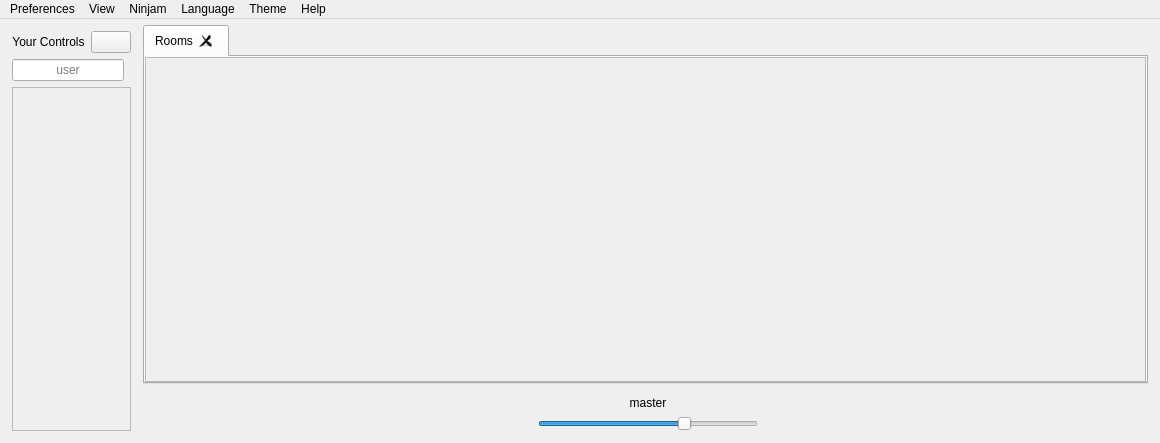
<?xml version="1.0" encoding="UTF-8"?>
<ui version="4.0">
 <class>MainFrameClass</class>
 <widget class="QMainWindow" name="MainFrameClass">
  <property name="geometry">
   <rect>
    <x>0</x>
    <y>0</y>
    <width>1160</width>
    <height>443</height>
   </rect>
  </property>
  <property name="windowTitle">
   <string notr="true">Jamtaba</string>
  </property>
  <widget class="QWidget" name="centralWidget">
   <layout class="QGridLayout" name="gridLayout" columnstretch="0,1,0">
    <property name="sizeConstraint">
     <enum>QLayout::SetDefaultConstraint</enum>
    </property>
    <property name="leftMargin">
     <number>6</number>
    </property>
    <property name="topMargin">
     <number>6</number>
    </property>
    <property name="rightMargin">
     <number>6</number>
    </property>
    <property name="bottomMargin">
     <number>6</number>
    </property>
    <property name="spacing">
     <number>6</number>
    </property>
    <item row="0" column="0" rowspan="2">
     <widget class="QWidget" name="leftPanel" native="true">
      <property name="sizePolicy">
       <sizepolicy hsizetype="Maximum" vsizetype="Preferred">
        <horstretch>0</horstretch>
        <verstretch>0</verstretch>
       </sizepolicy>
      </property>
      <layout class="QVBoxLayout" name="verticalLayout_2">
       <property name="spacing">
        <number>6</number>
       </property>
       <property name="leftMargin">
        <number>6</number>
       </property>
       <property name="topMargin">
        <number>6</number>
       </property>
       <property name="rightMargin">
        <number>6</number>
       </property>
       <property name="bottomMargin">
        <number>6</number>
       </property>
       <item>
        <layout class="QHBoxLayout" name="topLayout">
         <item>
          <widget class="QLabel" name="labelYourControls">
           <property name="sizePolicy">
            <sizepolicy hsizetype="Preferred" vsizetype="Preferred">
             <horstretch>1</horstretch>
             <verstretch>0</verstretch>
            </sizepolicy>
           </property>
           <property name="text">
            <string>Your Controls</string>
           </property>
           <property name="alignment">
            <set>Qt::AlignCenter</set>
           </property>
          </widget>
         </item>
         <item>
          <widget class="QPushButton" name="localControlsCollapseButton">
           <property name="toolTip">
            <string>collapse/expand your controls ...</string>
           </property>
           <property name="accessibleName">
            <string>Local controls collapse button</string>
           </property>
           <property name="accessibleDescription">
            <string>Collapse or expand your local controls</string>
           </property>
           <property name="text">
            <string/>
           </property>
           <property name="checkable">
            <bool>true</bool>
           </property>
          </widget>
         </item>
        </layout>
       </item>
       <item>
        <widget class="QFrame" name="userNamePanel">
         <layout class="QHBoxLayout" name="horizontalLayout">
          <property name="spacing">
           <number>0</number>
          </property>
          <property name="leftMargin">
           <number>0</number>
          </property>
          <property name="topMargin">
           <number>0</number>
          </property>
          <property name="rightMargin">
           <number>0</number>
          </property>
          <property name="bottomMargin">
           <number>0</number>
          </property>
          <item>
           <widget class="UserNameLineEdit" name="userNameLineEdit">
            <property name="sizePolicy">
             <sizepolicy hsizetype="Preferred" vsizetype="Preferred">
              <horstretch>1</horstretch>
              <verstretch>0</verstretch>
             </sizepolicy>
            </property>
            <property name="accessibleName">
             <string>User name field</string>
            </property>
            <property name="accessibleDescription">
             <string>Type your user name here</string>
            </property>
            <property name="text">
             <string notr="true"/>
            </property>
            <property name="alignment">
             <set>Qt::AlignCenter</set>
            </property>
            <property name="placeholderText">
             <string>user</string>
            </property>
           </widget>
          </item>
          <item>
           <widget class="QLabel" name="labelUserNameIcon">
            <property name="text">
             <string notr="true"/>
            </property>
            <property name="pixmap">
             <pixmap resource="../../resources/jamtaba.qrc">:/images/pencil.png</pixmap>
            </property>
           </widget>
          </item>
         </layout>
        </widget>
       </item>
       <item>
        <widget class="QScrollArea" name="scrollArea">
         <property name="sizePolicy">
          <sizepolicy hsizetype="MinimumExpanding" vsizetype="MinimumExpanding">
           <horstretch>0</horstretch>
           <verstretch>1</verstretch>
          </sizepolicy>
         </property>
         <property name="verticalScrollBarPolicy">
          <enum>Qt::ScrollBarAlwaysOff</enum>
         </property>
         <property name="widgetResizable">
          <bool>true</bool>
         </property>
         <widget class="QWidget" name="localTracksWidget">
          <property name="geometry">
           <rect>
            <x>0</x>
            <y>0</y>
            <width>16</width>
            <height>339</height>
           </rect>
          </property>
          <property name="sizePolicy">
           <sizepolicy hsizetype="Maximum" vsizetype="Preferred">
            <horstretch>0</horstretch>
            <verstretch>1</verstretch>
           </sizepolicy>
          </property>
          <layout class="QHBoxLayout" name="localTracksLayout">
           <property name="spacing">
            <number>3</number>
           </property>
           <property name="leftMargin">
            <number>0</number>
           </property>
           <property name="topMargin">
            <number>0</number>
           </property>
           <property name="rightMargin">
            <number>0</number>
           </property>
           <property name="bottomMargin">
            <number>0</number>
           </property>
          </layout>
         </widget>
        </widget>
       </item>
      </layout>
     </widget>
    </item>
    <item row="0" column="1">
     <widget class="QTabWidget" name="contentTabWidget">
      <property name="sizePolicy">
       <sizepolicy hsizetype="Expanding" vsizetype="Expanding">
        <horstretch>1</horstretch>
        <verstretch>1</verstretch>
       </sizepolicy>
      </property>
      <property name="focusPolicy">
       <enum>Qt::NoFocus</enum>
      </property>
      <property name="tabPosition">
       <enum>QTabWidget::North</enum>
      </property>
      <property name="tabShape">
       <enum>QTabWidget::Rounded</enum>
      </property>
      <property name="currentIndex">
       <number>0</number>
      </property>
      <property name="elideMode">
       <enum>Qt::ElideLeft</enum>
      </property>
      <property name="documentMode">
       <bool>false</bool>
      </property>
      <property name="tabsClosable">
       <bool>true</bool>
      </property>
      <widget class="QWidget" name="tab">
       <attribute name="title">
        <string>Rooms</string>
       </attribute>
       <layout class="QVBoxLayout" name="tabLayout">
        <property name="spacing">
         <number>0</number>
        </property>
        <property name="leftMargin">
         <number>0</number>
        </property>
        <property name="topMargin">
         <number>0</number>
        </property>
        <property name="rightMargin">
         <number>0</number>
        </property>
        <property name="bottomMargin">
         <number>0</number>
        </property>
        <item>
         <widget class="QScrollArea" name="allRoomsScroll">
          <property name="styleSheet">
           <string notr="true"/>
          </property>
          <property name="verticalScrollBarPolicy">
           <enum>Qt::ScrollBarAsNeeded</enum>
          </property>
          <property name="horizontalScrollBarPolicy">
           <enum>Qt::ScrollBarAsNeeded</enum>
          </property>
          <property name="widgetResizable">
           <bool>true</bool>
          </property>
          <widget class="QWidget" name="allRoomsContent">
           <property name="geometry">
            <rect>
             <x>0</x>
             <y>0</y>
             <width>960</width>
             <height>323</height>
            </rect>
           </property>
          </widget>
         </widget>
        </item>
       </layout>
      </widget>
     </widget>
    </item>
    <item row="1" column="1" colspan="2">
     <widget class="QWidget" name="bottomPanel" native="true">
      <layout class="QGridLayout" name="bottomPanelLayout">
       <property name="sizeConstraint">
        <enum>QLayout::SetDefaultConstraint</enum>
       </property>
       <property name="leftMargin">
        <number>6</number>
       </property>
       <property name="topMargin">
        <number>6</number>
       </property>
       <property name="rightMargin">
        <number>6</number>
       </property>
       <property name="bottomMargin">
        <number>6</number>
       </property>
       <property name="horizontalSpacing">
        <number>24</number>
       </property>
       <property name="verticalSpacing">
        <number>6</number>
       </property>
       <item row="0" column="0">
        <widget class="QFrame" name="masterControlsPanel">
         <property name="sizePolicy">
          <sizepolicy hsizetype="Fixed" vsizetype="Maximum">
           <horstretch>0</horstretch>
           <verstretch>0</verstretch>
          </sizepolicy>
         </property>
         <property name="minimumSize">
          <size>
           <width>180</width>
           <height>0</height>
          </size>
         </property>
         <property name="maximumSize">
          <size>
           <width>220</width>
           <height>16777215</height>
          </size>
         </property>
         <layout class="QVBoxLayout" name="masterControlsLayout" stretch="0,0">
          <property name="spacing">
           <number>6</number>
          </property>
          <property name="sizeConstraint">
           <enum>QLayout::SetDefaultConstraint</enum>
          </property>
          <property name="leftMargin">
           <number>0</number>
          </property>
          <property name="topMargin">
           <number>0</number>
          </property>
          <property name="rightMargin">
           <number>0</number>
          </property>
          <property name="bottomMargin">
           <number>0</number>
          </property>
          <item>
           <widget class="QLabel" name="masterTitleLabel">
            <property name="text">
             <string>master</string>
            </property>
            <property name="alignment">
             <set>Qt::AlignCenter</set>
            </property>
           </widget>
          </item>
          <item>
           <widget class="AudioSlider" name="masterFader">
            <property name="sizePolicy">
             <sizepolicy hsizetype="Preferred" vsizetype="Maximum">
              <horstretch>0</horstretch>
              <verstretch>0</verstretch>
             </sizepolicy>
            </property>
            <property name="accessibleName">
             <string>Master fader</string>
            </property>
            <property name="accessibleDescription">
             <string>User this master fader to control global level</string>
            </property>
            <property name="maximum">
             <number>148</number>
            </property>
            <property name="singleStep">
             <number>10</number>
            </property>
            <property name="value">
             <number>100</number>
            </property>
            <property name="orientation">
             <enum>Qt::Horizontal</enum>
            </property>
           </widget>
          </item>
         </layout>
        </widget>
       </item>
      </layout>
     </widget>
    </item>
    <item row="0" column="2">
     <widget class="ChatTabWidget" name="chatTabWidget"/>
    </item>
   </layout>
  </widget>
  <widget class="QMenuBar" name="menuBar">
   <property name="geometry">
    <rect>
     <x>0</x>
     <y>0</y>
     <width>1160</width>
     <height>21</height>
    </rect>
   </property>
   <widget class="QMenu" name="menuPreferences">
    <property name="cursor">
     <cursorShape>PointingHandCursor</cursorShape>
    </property>
    <property name="title">
     <string>Preferences</string>
    </property>
    <addaction name="actionAudioPreferences"/>
    <addaction name="actionMidiPreferences"/>
    <addaction name="actionVstPreferences"/>
    <addaction name="actionRecording"/>
    <addaction name="actionMetronome"/>
    <addaction name="actionLooper"/>
    <addaction name="actionRemember"/>
    <addaction name="separator"/>
    <addaction name="actionQuit"/>
   </widget>
   <widget class="QMenu" name="menuNinjam">
    <property name="cursor">
     <cursorShape>PointingHandCursor</cursorShape>
    </property>
    <property name="title">
     <string>Ninjam</string>
    </property>
    <addaction name="actionConnectWithPrivateServer"/>
    <addaction name="actionHostPrivateServer"/>
    <addaction name="separator"/>
    <addaction name="actionNinjam_community_forum"/>
    <addaction name="actionNinjam_Official_Site"/>
   </widget>
   <widget class="QMenu" name="menuHelp">
    <property name="cursor">
     <cursorShape>PointingHandCursor</cursorShape>
    </property>
    <property name="title">
     <string>Help</string>
    </property>
    <addaction name="actionWiki"/>
    <addaction name="actionUsersManual"/>
    <addaction name="actionReportBugs"/>
    <addaction name="separator"/>
    <addaction name="actionCurrentVersion"/>
    <addaction name="separator"/>
    <addaction name="actionTranslators"/>
   </widget>
   <widget class="QMenu" name="menuView">
    <property name="cursor">
     <cursorShape>PointingHandCursor</cursorShape>
    </property>
    <property name="title">
     <string>View</string>
    </property>
    <widget class="QMenu" name="menuMetering">
     <property name="title">
      <string>Metering</string>
     </property>
     <addaction name="actionShowPeakAndRMS"/>
     <addaction name="actionShowRmsOnly"/>
     <addaction name="actionShowPeaksOnly"/>
     <addaction name="separator"/>
     <addaction name="actionShowMaxPeaks"/>
    </widget>
    <addaction name="menuMetering"/>
    <addaction name="separator"/>
    <addaction name="actionFullscreenMode"/>
   </widget>
   <widget class="QMenu" name="menuLanguage">
    <property name="accessibleName">
     <string>Language menu</string>
    </property>
    <property name="accessibleDescription">
     <string>Select language using this menu</string>
    </property>
    <property name="title">
     <string>Language</string>
    </property>
   </widget>
   <widget class="QMenu" name="menuTheme">
    <property name="title">
     <string>Theme</string>
    </property>
   </widget>
   <addaction name="menuPreferences"/>
   <addaction name="menuView"/>
   <addaction name="menuNinjam"/>
   <addaction name="menuLanguage"/>
   <addaction name="menuTheme"/>
   <addaction name="menuHelp"/>
  </widget>
  <action name="actionAudioPreferences">
   <property name="text">
    <string>Audio ...</string>
   </property>
  </action>
  <action name="actionMidiPreferences">
   <property name="text">
    <string>Midi ...</string>
   </property>
  </action>
  <action name="actionVstPreferences">
   <property name="text">
    <string>VST Plugins ...</string>
   </property>
  </action>
  <action name="actionRecording">
   <property name="text">
    <string>Recording ...</string>
   </property>
  </action>
  <action name="actionConnectWithPrivateServer">
   <property name="text">
    <string>Connect with private server ...</string>
   </property>
  </action>
  <action name="actionNinjam_community_forum">
   <property name="text">
    <string>Ninjam community (Ninbot) ...</string>
   </property>
  </action>
  <action name="actionNinjam_Official_Site">
   <property name="text">
    <string>Ninjam Official Site ...</string>
   </property>
  </action>
  <action name="actionReportBugs">
   <property name="text">
    <string>Report bugs or suggest improvements ...</string>
   </property>
  </action>
  <action name="actionWiki">
   <property name="text">
    <string>Wiki ...</string>
   </property>
  </action>
  <action name="actionUsersManual">
   <property name="text">
    <string>Users Manual ...</string>
   </property>
  </action>
  <action name="actionFullView">
   <property name="checkable">
    <bool>true</bool>
   </property>
   <property name="text">
    <string>Full View</string>
   </property>
  </action>
  <action name="actionMiniView">
   <property name="checkable">
    <bool>true</bool>
   </property>
   <property name="text">
    <string>Mini View</string>
   </property>
  </action>
  <action name="actionQuit">
   <property name="text">
    <string>Quit...</string>
   </property>
  </action>
  <action name="actionFullscreenMode">
   <property name="checkable">
    <bool>true</bool>
   </property>
   <property name="text">
    <string>Full Screen</string>
   </property>
  </action>
  <action name="actionCurrentVersion">
   <property name="text">
    <string>Current Version ...</string>
   </property>
  </action>
  <action name="actionMetronome">
   <property name="text">
    <string>Metronome ...</string>
   </property>
  </action>
  <action name="actionTranslators">
   <property name="text">
    <string>Translators ...</string>
   </property>
  </action>
  <action name="actionShowPeaksOnly">
   <property name="checkable">
    <bool>true</bool>
   </property>
   <property name="text">
    <string>Show peak meter only</string>
   </property>
  </action>
  <action name="actionShowRmsOnly">
   <property name="checkable">
    <bool>true</bool>
   </property>
   <property name="text">
    <string>Show RMS meter only</string>
   </property>
  </action>
  <action name="actionShowPeakAndRMS">
   <property name="checkable">
    <bool>true</bool>
   </property>
   <property name="text">
    <string>Show peak + RMS meters</string>
   </property>
  </action>
  <action name="actionShowMaxPeaks">
   <property name="checkable">
    <bool>true</bool>
   </property>
   <property name="text">
    <string>Show max peaks</string>
   </property>
  </action>
  <action name="actionSoundWave">
   <property name="checkable">
    <bool>true</bool>
   </property>
   <property name="text">
    <string>Sound Wave</string>
   </property>
  </action>
  <action name="actionBuildings">
   <property name="checkable">
    <bool>true</bool>
   </property>
   <property name="text">
    <string>Buildings</string>
   </property>
  </action>
  <action name="actionGradient">
   <property name="checkable">
    <bool>true</bool>
   </property>
   <property name="text">
    <string>Gradient</string>
   </property>
  </action>
  <action name="actionPixelatedSoundWave">
   <property name="text">
    <string>Pixelated Sound Wave</string>
   </property>
  </action>
  <action name="actionPixelatedBuildings">
   <property name="text">
    <string>Pixelated Buildings</string>
   </property>
  </action>
  <action name="actionLooper">
   <property name="text">
    <string>Looper ...</string>
   </property>
  </action>
  <action name="actionRemember">
   <property name="text">
    <string>Remember ...</string>
   </property>
  </action>
  <action name="actionHostPrivateServer">
   <property name="text">
    <string>Host a private server in your machine ...</string>
   </property>
  </action>
 </widget>
 <layoutdefault spacing="6" margin="11"/>
 <customwidgets>
  <customwidget>
   <class>UserNameLineEdit</class>
   <extends>QLineEdit</extends>
   <header>gui/widgets/UserNameLineEdit.h</header>
  </customwidget>
  <customwidget>
   <class>AudioSlider</class>
   <extends>QSlider</extends>
   <header>gui/widgets/Slider.h</header>
  </customwidget>
  <customwidget>
   <class>ChatTabWidget</class>
   <extends>QFrame</extends>
   <header>gui/widgets/ChatTabWidget.h</header>
   <container>1</container>
  </customwidget>
 </customwidgets>
 <resources>
  <include location="../../resources/jamtaba.qrc"/>
 </resources>
 <connections/>
</ui>
